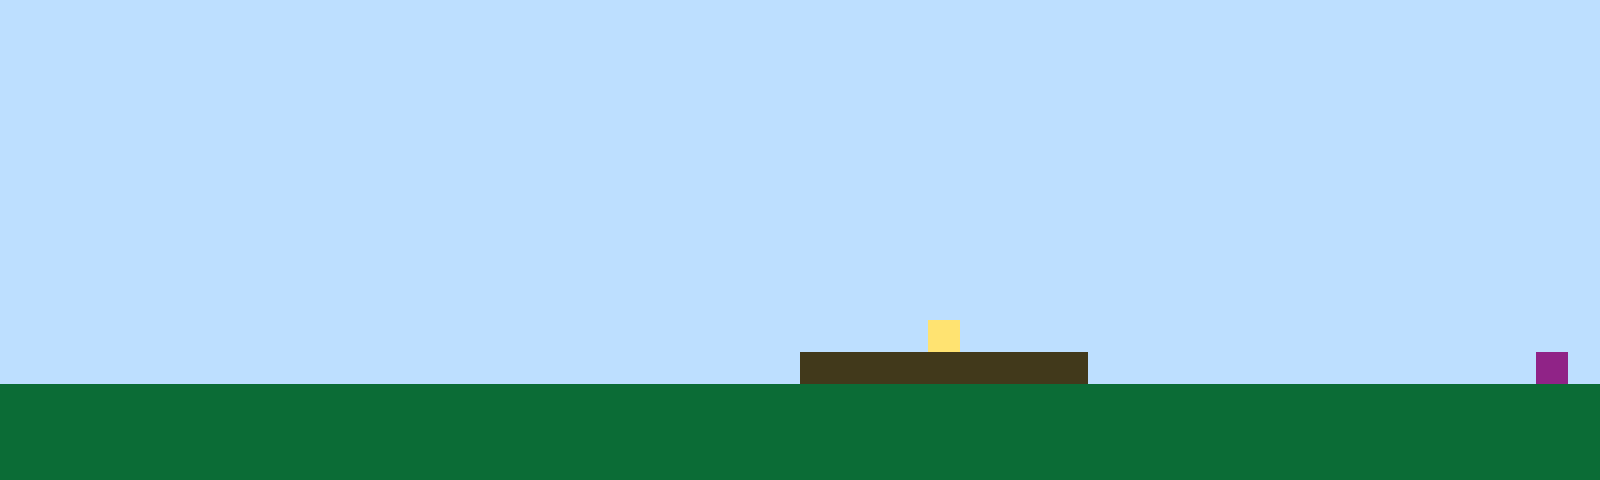

This game map was drawn from its Tiled (.tmx) file and the tilesets committed beside it. A one-line description and the full map source follow:
An orthogonal 50x15 tile map with 32x32 px tiles, 1 tile layer (Tile Layer 1).

<map version="1.10" tiledversion="1.11.2" orientation="orthogonal" renderorder="right-up" width="50" height="15" tilewidth="32" tileheight="32" infinite="0" nextlayerid="2" nextobjectid="1"><editorsettings><export target="map1.csv" format="csv" /></editorsettings><tileset firstgid="1" name="sprites" tilewidth="32" tileheight="32" tilecount="6" columns="3"><image source="sprites.png" width="96" height="64" /></tileset><layer id="1" name="Tile Layer 1" width="50" height="15"><data encoding="csv">1,1,1,1,1,1,1,1,1,1,1,1,1,1,1,1,1,1,1,1,1,1,1,1,1,1,1,1,1,1,1,1,1,1,1,1,1,1,1,1,1,1,1,1,1,1,1,1,1,1,1,1,1,1,1,1,1,1,1,1,1,1,1,1,1,1,1,1,1,1,1,1,1,1,1,1,1,1,1,1,1,1,1,1,1,1,1,1,1,1,1,1,1,1,1,1,1,1,1,1,1,1,1,1,1,1,1,1,1,1,1,1,1,1,1,1,1,1,1,1,1,1,1,1,1,1,1,1,1,1,1,1,1,1,1,1,1,1,1,1,1,1,1,1,1,1,1,1,1,1,1,1,1,1,1,1,1,1,1,1,1,1,1,1,1,1,1,1,1,1,1,1,1,1,1,1,1,1,1,1,1,1,1,1,1,1,1,1,1,1,1,1,1,1,1,1,1,1,1,1,1,1,1,1,1,1,1,1,1,1,1,1,1,1,1,1,1,1,1,1,1,1,1,1,1,1,1,1,1,1,1,1,1,1,1,1,1,1,1,1,1,1,1,1,1,1,1,1,1,1,1,1,1,1,1,1,1,1,1,1,1,1,1,1,1,1,1,1,1,1,1,1,1,1,1,1,1,1,1,1,1,1,1,1,1,1,1,1,1,1,1,1,1,1,1,1,1,1,1,1,1,1,1,1,1,1,1,1,1,1,1,1,1,1,1,1,1,1,1,1,1,1,1,1,1,1,1,1,1,1,1,1,1,1,1,1,1,1,1,1,1,1,1,1,1,1,1,1,1,1,1,1,1,1,1,1,1,1,1,1,1,1,1,1,1,1,1,1,1,1,1,1,1,1,1,1,1,1,1,1,1,1,1,1,1,1,1,1,1,1,1,1,1,1,1,1,1,1,1,1,1,1,1,1,1,1,1,1,1,1,1,1,1,1,1,1,1,1,1,1,1,1,1,1,1,1,1,1,1,1,1,1,1,1,1,1,1,1,1,1,1,1,1,1,1,1,1,1,1,1,1,1,1,1,1,1,1,1,1,1,1,1,1,1,1,1,1,1,1,1,1,1,1,1,1,1,1,1,1,1,1,1,1,1,1,1,1,1,1,1,1,1,1,1,1,1,1,1,1,1,1,1,1,1,1,1,1,1,1,1,1,1,1,1,1,1,1,1,1,1,1,1,1,1,1,1,1,1,1,4,1,1,1,1,1,1,1,1,1,1,1,1,1,1,1,1,1,1,1,1,1,1,1,1,1,1,1,1,1,1,1,1,1,1,1,1,1,1,1,1,1,1,1,1,1,3,3,3,3,3,3,3,3,3,1,1,1,1,1,1,1,1,1,1,1,1,1,1,6,1,2,2,2,2,2,2,2,2,2,2,2,2,2,2,2,2,2,2,2,2,2,2,2,2,2,2,2,2,2,2,2,2,2,2,2,2,2,2,2,2,2,2,2,2,2,2,2,2,2,2,2,2,2,2,2,2,2,2,2,2,2,2,2,2,2,2,2,2,2,2,2,2,2,2,2,2,2,2,2,2,2,2,2,2,2,2,2,2,2,2,2,2,2,2,2,2,2,2,2,2,2,2,2,2,2,2,2,2,2,2,2,2,2,2,2,2,2,2,2,2,2,2,2,2,2,2,2,2,2,2,2,2,2,2,2,2,2,2,2,2,2,2,2,2,2,2,2,2,2,2</data></layer></map>
